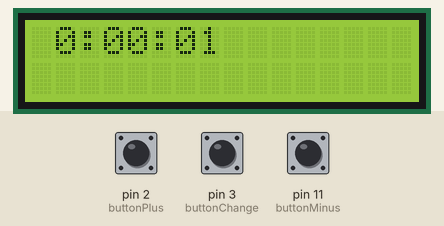
Simulated run of this sketch. Board: Arduino Uno, built with avr-gcc and run on an emulated ATmega328P. Shown: 16×2 character LCD. The test bench sets the inputs (shaded band); at power-on: pin 3 (buttonChange) HIGH, pin 2 (buttonPlus) HIGH, pin 11 (buttonMinus) HIGH.

Above: at 1.2 s.
1.3 s: pin 3 (buttonChange) pulled LOW for 0.15 s
At 1.7 s:
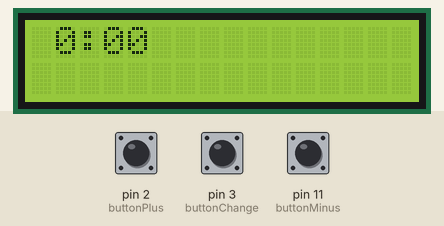
2.9 s: pin 2 (buttonPlus) pulled LOW for 1 s
At 5.0 s:
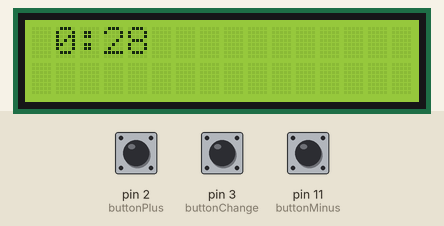
5.4 s: pin 11 (buttonMinus) pulled LOW for 3.2 s
At 9.1 s:
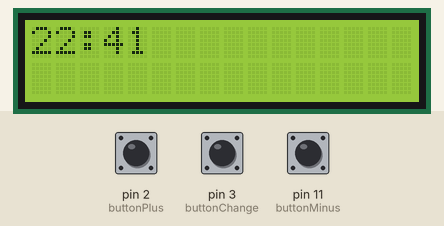
10.1 s: pin 2 (buttonPlus) pulled LOW for 0.15 s
At 10.7 s:
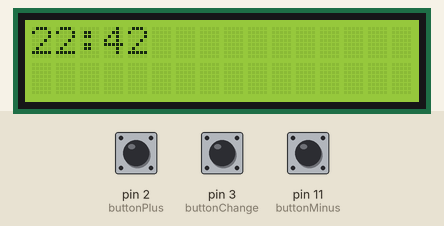
11.7 s: pin 11 (buttonMinus) pulled LOW for 1 s
At 13.1 s:
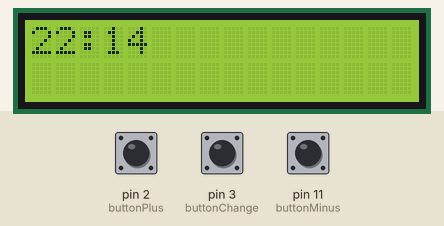
14.2 s: pin 3 (buttonChange) pulled LOW for 0.15 s
At 16.0 s:
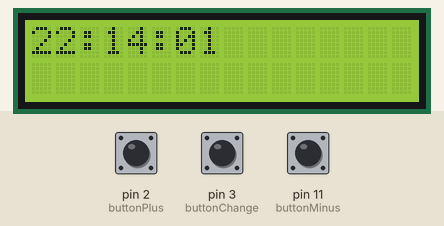
Timing chart, 0 to 17.5 s (numbered marks = the images above; inputs shaded):
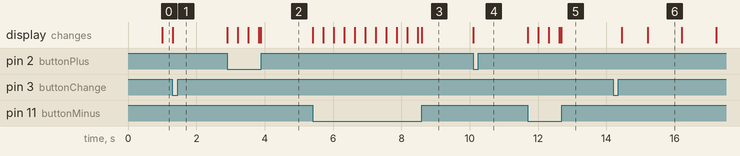

The sketch:

zegraButtony.ino
```cpp
#include <LiquidCrystal.h>
#include <TimeLib.h>

const byte rs = 8;
const byte en = 9;
const byte d4 = 4;
const byte d5 = 5;
const byte d6 = 6;
const byte d7 = 7;

const byte longDelay = 250;
const byte shortDelay = 25;

const byte buttonPlus = 2;
const byte buttonChange = 3;
const byte buttonMinus = 11;

byte sec;
byte mint;
byte h;

LiquidCrystal lcd(rs, en, d4, d5, d6, d7);

void setup() {
  lcd.begin(16, 2);
  pinMode(buttonMinus, INPUT_PULLUP);
  pinMode(buttonChange, INPUT_PULLUP);
  pinMode(buttonPlus, INPUT_PULLUP);

}

void loop() {

  displayTime:

  while (digitalRead(buttonChange) == HIGH) {                 //Przyciski są automatycznie w stanie wysokim
    time_t actualTime = now();
    sec = second(actualTime);
    mint = minute(actualTime);
    h = hour(actualTime);
    displayTime();
    displaySeconds();
  }

  lcd.clear();
  displayTime();
  delay(longDelay);
  while(digitalRead(buttonChange) == LOW) {}

  setTime:

  if (digitalRead(buttonPlus) == LOW) {
    addTime();
    displayTime();
    delay(longDelay);
  }
  while (digitalRead(buttonPlus) == LOW) {
    addTime();
    displayTime();
    delay(shortDelay);
  }

  if (digitalRead(buttonMinus) == LOW) {
    subtractTime();
    displayTime();
    delay(longDelay);
  }
  while (digitalRead(buttonMinus) == LOW) {
    subtractTime();
    displayTime();
    delay(shortDelay);
  }

  if (digitalRead(buttonChange) == HIGH) {
    goto setTime;
  }
  else {
    setTime(h, mint, 00, 01, 01, 2000);
    delay(longDelay);
    goto displayTime;
  }
}

///////////////////////////////////////////////////////////

void displayTime() {
  lcd.home();
  if (h < 10) {
    lcd.print(F(" "));
  }
  lcd.print(h);
  lcd.print(F(":"));
  if (mint < 10) {
    lcd.print(F("0"));
  }
  lcd.print(mint);
}

///////////////////////////////////////////////////////////

void displaySeconds() {
  lcd.print(F(":"));
  if (sec < 10) {
    lcd.print(F("0"));
  }
  lcd.print(sec);
}

///////////////////////////////////////////////////////////

void addTime() {
  mint++;
  if (mint == 60) {
    mint = 0;
    h++;
    if (h == 24) {
      h = 0;
    }
  }
}

///////////////////////////////////////////////////////////

void subtractTime() {
  mint--;
  if (mint == 255) {
    mint = 59;
    h--;
    if (h == 255) {
      h = 23;
    }
  }
}
```

Measured:
- after the input at 1.3 s, the display: changes at once (image 1)
- after the input at 2.9 s, the display: first changes at once (image 2 shows a later state)
- after the input at 5.4 s, the display: first changes at once (image 3 shows a later state)
- after the input at 10.1 s, the display: changes at once (image 4)
- after the input at 11.7 s, the display: first changes at once (image 5 shows a later state)
- after the input at 14.2 s, the display: first changes after 0.26 s (image 6 shows a later state)
- what the display in image 6 shows lasts 1.0 s, from 15.2 s to 16.2 s
